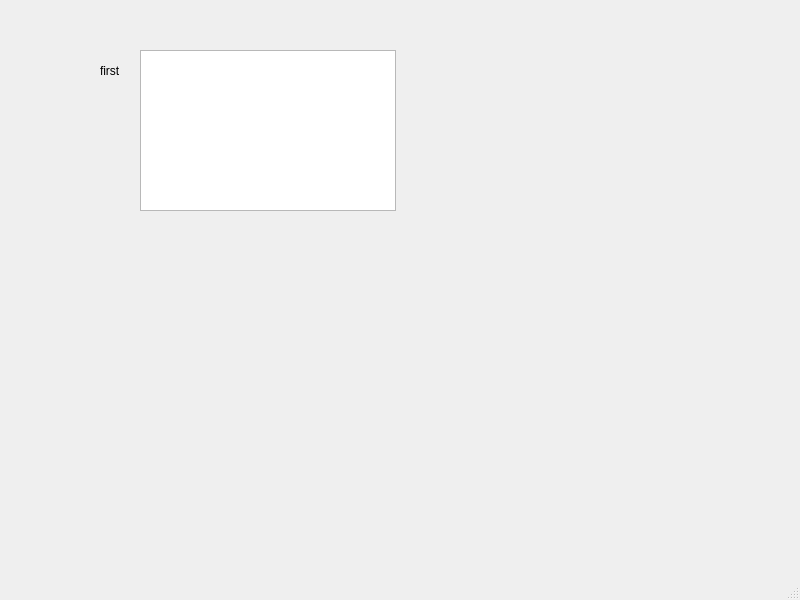
<?xml version="1.0" encoding="UTF-8"?>
<ui version="4.0">
 <class>finish</class>
 <widget class="QMainWindow" name="finish">
  <property name="geometry">
   <rect>
    <x>0</x>
    <y>0</y>
    <width>800</width>
    <height>600</height>
   </rect>
  </property>
  <property name="windowTitle">
   <string>MainWindow</string>
  </property>
  <widget class="QWidget" name="centralwidget">
   <widget class="QTableView" name="tableView">
    <property name="geometry">
     <rect>
      <x>140</x>
      <y>50</y>
      <width>256</width>
      <height>161</height>
     </rect>
    </property>
   </widget>
   <widget class="QLabel" name="label">
    <property name="geometry">
     <rect>
      <x>100</x>
      <y>60</y>
      <width>41</width>
      <height>21</height>
     </rect>
    </property>
    <property name="styleSheet">
     <string notr="true">font: 75 14pt &quot;MS Shell Dlg 2&quot;;</string>
    </property>
    <property name="text">
     <string>first</string>
    </property>
   </widget>
  </widget>
  <widget class="QMenuBar" name="menubar">
   <property name="geometry">
    <rect>
     <x>0</x>
     <y>0</y>
     <width>800</width>
     <height>21</height>
    </rect>
   </property>
  </widget>
  <widget class="QStatusBar" name="statusbar"/>
 </widget>
 <resources/>
 <connections/>
</ui>
